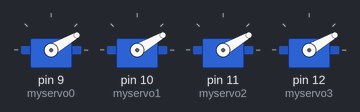
Bench run of a sketch on a simulated Arduino Uno, built with avr-gcc and run on an emulated ATmega328P. Parts: 4 × servo. At 2.0 s the program stops and its outputs stay as they are.

Above: at 0.05 s.
At 0.15 s:
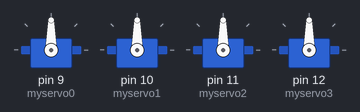
At 0.25 s:
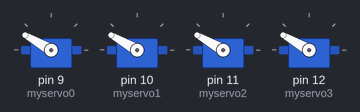
At 0.4 s:
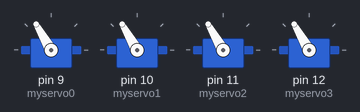
At 0.5 s:
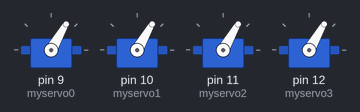
Timing chart, 0 to 3.0 s (numbered marks = the images above):
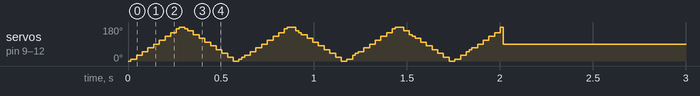

The sketch:

Four_Servo_Sweep.ino
```cpp
// C++ codesec

#include <Servo.h>
Servo myservo0;
Servo myservo1;
Servo myservo2;
Servo myservo3;


void setup(){
  myservo0.attach(9);
  myservo1.attach(10);
  myservo2.attach(11);
  myservo3.attach(12);
}

void loop(){

  unsigned long startTime=millis();

  while(millis() - startTime< 2000){
  for(int angle=0; angle<=180; angle +=10){
myservo0.write(angle);
myservo1.write(angle);
myservo2.write(angle);
myservo3.write(angle);
    delay(15);

    if (millis() - startTime>=2000)
      break;
  }

  for(int angle=180; angle>=0; angle -=10){
myservo0.write(angle);
myservo1.write(angle);
myservo2.write(angle);
myservo3.write(angle);
    delay(15);

    if (millis() - startTime>=2000)
      break;
  }
  }
  myservo0.write(90);
  myservo1.write(90);
  myservo2.write(90);
  myservo3.write(90);

  while(true);

}
```
